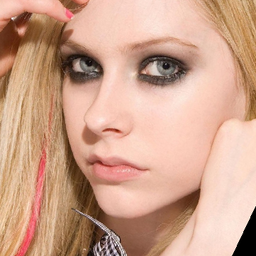
#> input picture girl.png, 256 x 256 px, shrunk from 361 x 361 before the run
$ jupyter execute HW2_filters-in-spatial-domain.ipynb   (shell and % lines are left out)
#> lines starting #> are read from the running program, lines starting #| are printed output that depends on the picture
[cell 1]
import numpy as np
import cv2
import matplotlib.pyplot as plt

[cell 2]
img = cv2.imread('girl.png', 0)
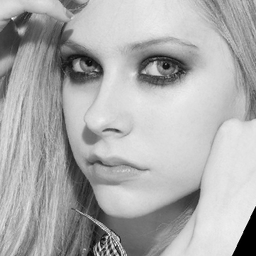
#> img: shape (256, 256); min 0, max 255, mean 172.3
_ = plt.imshow(img, cmap='gray')

[cell 3]
img.shape
#> Out = (256, 256)

[cell 4]
img = img.astype(np.float32)

[cell 5]
_ = plt.hist(img.ravel(), 256, [0, 256])
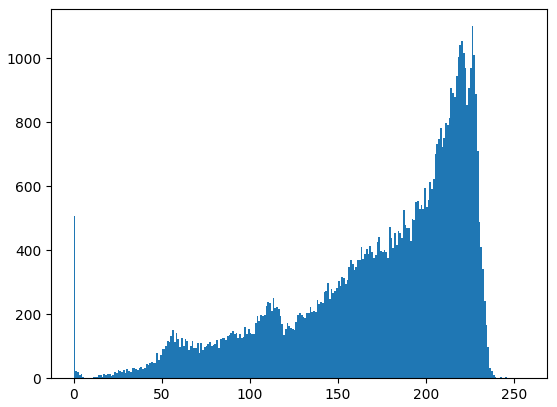
#> figure drawn by matplotlib, 1 panel; tallest bar 1101 high, from x = 226 to 227

[cell 6]
class Filter:
    # padding has 2 values: 'valid' (image's dimenstions are cut off), 'same' (the image's dimensions remain)
    # dimension of image: N x M
    # dimension of kernel: ksize x ksize and ksize is an odd number
    def __init__(self, img, ksize=3, padding='valid'):
#> called with ksize = 5, padding = 'same'
        self.ksize = ksize
        N = img.shape[0]
#> N = 256
        M = img.shape[1]
#> M = 256
        if padding == 'same':
            self.img_filtered = np.zeros_like(img)
            self.img_pad = np.pad(img.copy(), ksize//2)
        if padding == 'valid':
            self.img_filtered = np.zeros((N-ksize+1, M-ksize+1))
            self.img_pad = img.copy()

    # Convolution spatial filters
    def Convolution(self, kernel):
        img_filtered = self.img_filtered.copy()
        img_pad = self.img_pad.copy()
        for i in range(self.img_filtered.shape[0]):
            for j in range(self.img_filtered.shape[1]):
                img_filtered[i, j] = (kernel * img_pad[i:i+self.ksize, j:j+self.ksize]).sum()
        return img_filtered

    # Nonlinear filters
    def Nonlinear(self, name='median'): # name can be: 'median', 'max', 'min'
        img_filtered = self.img_filtered.copy()
        img_pad = self.img_pad.copy()
        for i in range(self.img_filtered.shape[0]):
            for j in range(self.img_filtered.shape[1]):
                if name == 'median':
                    img_filtered[i, j] = np.median(img_pad[i:i+self.ksize, j:j+self.ksize])
                if name == 'max':
                    img_filtered[i, j] = np.max(img_pad[i:i+self.ksize, j:j+self.ksize])
                if name == 'min':
                    img_filtered[i, j] = np.min(img_pad[i:i+self.ksize, j:j+self.ksize])
        return img_filtered

# With zero padding
When using built-in functions of Opencv, we will have different values at the boundary due to Opencv's padding being not zero padding.

[cell 7]
filter_5 = Filter(img, ksize=5, padding='same')
filter_7 = Filter(img, ksize=7, padding='same')
filter_3 = Filter(img, ksize=3, padding='same')
# Averaging filter
Average_kernel_5 = 1/(5*5) * np.ones((5, 5))
Average_img_5 = filter_5.Convolution(Average_kernel_5)
Average_kernel_7 = 1/(7*7) * np.ones((7, 7))
Average_img_7 = filter_7.Convolution(Average_kernel_7)
Average_kernel_3 = 1/(3*3) * np.ones((3, 3))
Average_img_3 = filter_3.Convolution(Average_kernel_3)
plt.figure(figsize=(20, 5))
plt.subplot(1, 4, 1)
plt.axis('off')
plt.title('Original')
_ = plt.imshow(img, cmap='gray')
plt.subplot(1, 4, 2)
plt.axis('off')
plt.title('ksize=3')
_ = plt.imshow(Average_img_3, cmap='gray')
plt.subplot(1, 4, 3)
plt.axis('off')
plt.title('ksize=5')
_ = plt.imshow(Average_img_5, cmap='gray')
plt.subplot(1, 4, 4)
plt.axis('off')
plt.title('ksize=7')
_ = plt.imshow(Average_img_7, cmap='gray')

The larger the kernel's size is, the blurrer the image becomes.

[cell 8]
# Opencv average filter
cv_average_img_3 = cv2.filter2D(src=img, ddepth=-1, kernel=Average_kernel_3)
cv_average_img_5 = cv2.filter2D(src=img, ddepth=-1, kernel=Average_kernel_5)
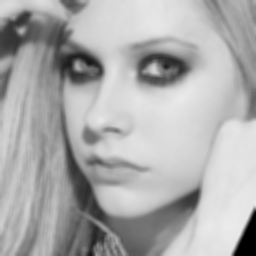
#> cv_average_img_5: shape (256, 256) float32; min 0, max 235.5, mean 172.3
cv_average_img_7 = cv2.filter2D(src=img, ddepth=-1, kernel=Average_kernel_7)
plt.figure(figsize=(20, 5))
plt.subplot(1, 4, 1)
plt.axis('off')
plt.title('Original')
_ = plt.imshow(img, cmap='gray')
plt.subplot(1, 4, 2)
plt.axis('off')
plt.title('cv_ksize=3')
_ = plt.imshow(cv_average_img_3, cmap='gray')
plt.subplot(1, 4, 3)
plt.axis('off')
plt.title('cv_ksize=5')
_ = plt.imshow(cv_average_img_5, cmap='gray')
plt.subplot(1, 4, 4)
plt.axis('off')
plt.title('cv_ksize=7')
_ = plt.imshow(cv_average_img_7, cmap='gray')

[cell 9]
# Weighted avarage filter
Weighted_avarage_kernel_3 = np.array([[1, 2, 1], [2, 4, 2], [1, 2, 1]]) * 1/16
Weighted_avarage_img_3  = filter_3.Convolution(Weighted_avarage_kernel_3)
a = np.array([[0.5, 0.5, 2, 0.5, 0.5]])
b = np.array([[1, 1, 4, 1, 1]])
Weighted_avarage_kernel_5 = np.vstack([a, a, b, a, a]) * 1/24
Weighted_avarage_img_5  = filter_5.Convolution(Weighted_avarage_kernel_5)
plt.figure(figsize=(15, 5))
plt.subplot(1, 3, 1)
plt.axis('off')
plt.title('Original')
_ = plt.imshow(img, cmap='gray')
plt.subplot(1, 3, 2)
plt.axis('off')
plt.title('ksize=3')
_ = plt.imshow(Weighted_avarage_img_3, cmap='gray')
plt.subplot(1, 3, 3)
plt.axis('off')
plt.title('ksize=5')
_ = plt.imshow(Weighted_avarage_img_5, cmap='gray')

The weighted average image is not as blur as the average image of the same kernel size.

[cell 10]
# Opencv weighted avarage filter
cv_weighted_average_img_3 = cv2.filter2D(src=img, ddepth=-1, kernel=Weighted_avarage_kernel_3)
cv_weighted_average_img_5 = cv2.filter2D(src=img, ddepth=-1, kernel=Weighted_avarage_kernel_5)
plt.figure(figsize=(15, 5))
plt.subplot(1, 3, 1)
plt.axis('off')
plt.title('Original')
_ = plt.imshow(img, cmap='gray')
plt.subplot(1, 3, 2)
plt.axis('off')
plt.title('ksize=3')
_ = plt.imshow(cv_weighted_average_img_3, cmap='gray')
plt.subplot(1, 3, 3)
plt.axis('off')
plt.title('ksize=5')
_ = plt.imshow(cv_weighted_average_img_5, cmap='gray')

[cell 11]
# median filter
filter_11 = Filter(img, ksize=11, padding='same')
#> call 4 of __init__, with ksize = 11, padding = 'same'
#> in __init__ (call 4), `self.img_pad = np.pad(img.copy(), ksize//2)`:
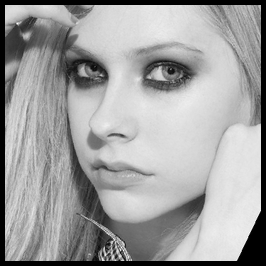
#> self.img_pad: shape (266, 266) float32; min 0, max 255, mean 159.6
median_img_7 = filter_7.Nonlinear('median')
median_img_11 = filter_11.Nonlinear('median')
cv_median_img_7 = cv2.medianBlur(img.astype(np.uint8), 7)
cv_median_img_11 = cv2.medianBlur(img.astype(np.uint8), 11)
plt.figure(figsize=(10, 20))
plt.subplot(3, 2, 1)
plt.axis('off')
plt.title('Original')
_ = plt.imshow(img, cmap='gray')
plt.subplot(3, 2, 3)
plt.axis('off')
plt.title('ksize=7')
_ = plt.imshow(median_img_7, cmap='gray')
plt.subplot(3, 2, 4)
plt.axis('off')
plt.title('ksize=11')
_ = plt.imshow(median_img_11, cmap='gray')
plt.subplot(3, 2, 5)
plt.axis('off')
plt.title('cv_ksize=7')
_ = plt.imshow(cv_median_img_7, cmap='gray')
plt.subplot(3, 2, 6)
plt.axis('off')
plt.title('cv_ksize=11')
_ = plt.imshow(cv_median_img_11, cmap='gray')

[cell 12]
# min, max filter
min_img_7 = filter_7.Nonlinear('min')
min_img_5 = filter_5.Nonlinear('min')
max_img_7 = filter_7.Nonlinear('max')
max_img_5 = filter_5.Nonlinear('max')
plt.figure(figsize=(20, 5))
plt.subplot(1, 4, 1)
plt.axis('off')
plt.title('min_ksize=5')
_ = plt.imshow(min_img_5, cmap='gray')
plt.subplot(1, 4, 2)
plt.axis('off')
plt.title('min_ksize=7')
_ = plt.imshow(min_img_7, cmap='gray')
plt.subplot(1, 4, 3)
plt.axis('off')
plt.title('max_ksize=5')
_ = plt.imshow(max_img_5, cmap='gray')
plt.subplot(1, 4, 4)
plt.axis('off')
plt.title('max_ksize=7')
_ = plt.imshow(max_img_7, cmap='gray')

[cell 13]
# Laplacian filter
Laplacian_kernel_a = np.array([[0, 1, 0], [1, -4, 1], [0, 1, 0]])
Laplacian_kernel_b = np.array([[1, 1, 1], [1, -8, 1], [1, 1, 1]])
Laplacian_kernel_c = -Laplacian_kernel_a
Laplacian_kernel_d = -Laplacian_kernel_b

[cell 14]
Lap_img_a = filter_3.Convolution(Laplacian_kernel_a)
Lap_img_b = filter_3.Convolution(Laplacian_kernel_b)
Lap_img_c = filter_3.Convolution(Laplacian_kernel_c)
Lap_img_d = filter_3.Convolution(Laplacian_kernel_d)
plt.figure(figsize=(20, 5))
plt.subplot(1, 4, 1)
plt.axis('off')
plt.title('Lap_kernel_a')
_ = plt.imshow(Lap_img_a, cmap='gray')
plt.subplot(1, 4, 2)
plt.axis('off')
plt.title('Lap_kernel_b')
_ = plt.imshow(Lap_img_b, cmap='gray')
plt.subplot(1, 4, 3)
plt.axis('off')
plt.title('Lap_img_c')
_ = plt.imshow(Lap_img_c, cmap='gray')
plt.subplot(1, 4, 4)
plt.axis('off')
plt.title('Lap_img_d')
_ = plt.imshow(Lap_img_d, cmap='gray')

We cannot see the details easily here. This is may be because of noise. So, we should first perform noise reduction by applying one average filter.

[cell 15]
filter_3_blur = Filter(Average_img_3, ksize=3, padding='valid')
Lap_img_blur_a = filter_3_blur.Convolution(Laplacian_kernel_a)
#> after the loop in Convolution (call 10), `for i in range(self.img_filtered.shape[0]):`:
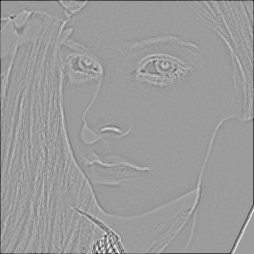
#> img_filtered: shape (254, 254) float64; min -137.8, max 87.44, mean -0.8; drawn with min black and max white
Lap_img_blur_b = filter_3_blur.Convolution(Laplacian_kernel_b)
Lap_img_blur_c = filter_3_blur.Convolution(Laplacian_kernel_c)
#> after the loop in Convolution (call 12), `for i in range(self.img_filtered.shape[0]):`:
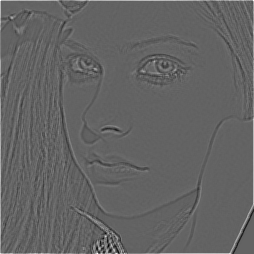
#> img_filtered: shape (254, 254) float64; min -87.44, max 137.8, mean 0.8; drawn with min black and max white
Lap_img_blur_d = filter_3_blur.Convolution(Laplacian_kernel_d)
plt.figure(figsize=(20, 5))
plt.subplot(1, 4, 1)
plt.axis('off')
plt.title('Lap_kernel_a')
_ = plt.imshow(Lap_img_blur_a, cmap='gray')
plt.subplot(1, 4, 2)
plt.axis('off')
plt.title('Lap_kernel_b')
_ = plt.imshow(Lap_img_blur_b, cmap='gray')
plt.subplot(1, 4, 3)
plt.axis('off')
plt.title('Lap_img_c')
_ = plt.imshow(Lap_img_blur_c, cmap='gray')
plt.subplot(1, 4, 4)
plt.axis('off')
plt.title('Lap_img_d')
_ = plt.imshow(Lap_img_blur_d, cmap='gray')

The details are much more clearer.

[cell 16]
# Opencv Laplacian
cv_Lap = cv2.Laplacian(Average_img_3, -1)
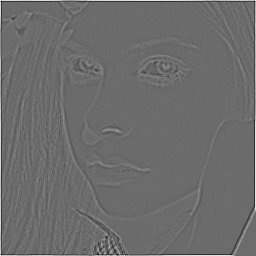
#> cv_Lap: shape (256, 256) float32; min -137.8, max 187.3, mean 0.8; drawn with min black and max white
plt.axis('off')
plt.title('cv_Lap')
_ = plt.imshow(cv_Lap, cmap='gray')

[cell 17]
# Laplacian + Addition
Laplacian_addition_a = np.array([[0, -1, 0], [-1, 5, -1], [0, -1, 0]])
Laplacian_addition_b = np.array([[-1, -1, -1], [-1, 9, -1], [-1, -1, -1]])
Lap_addition_img_a = filter_3.Convolution(Laplacian_addition_a)
#> after the loop in Convolution (call 14), `for i in range(self.img_filtered.shape[0]):`:
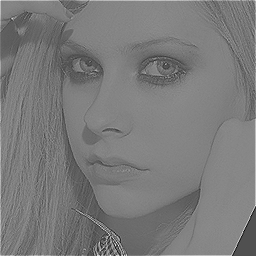
#> img_filtered: shape (256, 256) float32; min -334, max 723, mean 174.8; drawn with min black and max white
Lap_addition_img_b = filter_3.Convolution(Laplacian_addition_b)
plt.figure(figsize=(20, 5))
plt.subplot(1, 4, 1)
plt.axis('off')
plt.title('Lap_kernel_a')
_ = plt.imshow(Lap_addition_img_a, cmap='gray')
plt.subplot(1, 4, 2)
plt.axis('off')
plt.title('Lap_kernel_b')
_ = plt.imshow(Lap_addition_img_b, cmap='gray')

[cell 18]
# Perform noise reduction + Laplacian + Addition
Lap_addition_imgblur_a = filter_3_blur.Convolution(Laplacian_addition_a)
#> after the loop in Convolution (call 16), `for i in range(self.img_filtered.shape[0]):`:
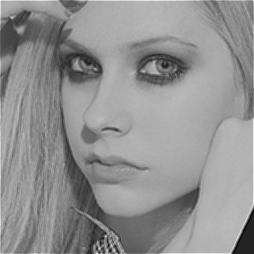
#> img_filtered: shape (254, 254) float64; min -57.22, max 347.6, mean 173.4; drawn with min black and max white
Lap_addition_imgblur_b = filter_3_blur.Convolution(Laplacian_addition_b)
#> after the loop in Convolution (call 17), `for i in range(self.img_filtered.shape[0]):`:
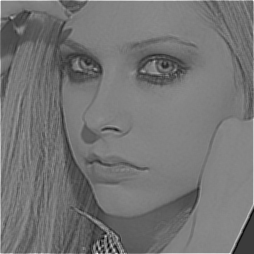
#> img_filtered: shape (254, 254) float64; min -183.7, max 600.8, mean 175.1; drawn with min black and max white
plt.figure(figsize=(20, 5))
plt.subplot(1, 4, 1)
plt.axis('off')
plt.title('Lap_kernel_a')
_ = plt.imshow(Lap_addition_imgblur_a, cmap='gray')
plt.subplot(1, 4, 2)
plt.axis('off')
plt.title('Lap_kernel_b')
_ = plt.imshow(Lap_addition_imgblur_b, cmap='gray')

[cell 19]
# Unsharp masking
img1 = img.copy()
blurred_img1 = cv2.filter2D(src=img1, ddepth=-1, kernel=Average_kernel_7)
img2 = (img1 - blurred_img1)
plt.figure(figsize=(20, 5))
plt.subplot(1, 4, 1)
plt.axis('off')
plt.title('Original')
_ = plt.imshow(img1, cmap='gray')
plt.subplot(1, 4, 2)
plt.axis('off')
plt.title('Unsharp_masking')
_ = plt.imshow(img2, cmap='gray')

[cell 20]
# High_boost filter
A = 1.7
High_boost_a = np.array([[0, -1, 0], [-1, A+4, -1], [0, -1, 0]])
High_boost_b = np.array([[-1, -1, -1], [-1, A+8, -1], [-1, -1, -1]])
High_boost_img_a = cv2.filter2D(src=img, ddepth=-1, kernel=High_boost_a)
High_boost_img_b = cv2.filter2D(src=img, ddepth=-1, kernel=High_boost_b)
plt.figure(figsize=(20, 5))
plt.subplot(1, 4, 1)
plt.axis('off')
plt.title('High_boost_img_a')
_ = plt.imshow(High_boost_img_a, cmap='gray')
plt.subplot(1, 4, 2)
plt.axis('off')
plt.title('High_boost_img_b')
_ = plt.imshow(High_boost_img_b, cmap='gray')

[cell 21]
# Sobel
Sx = np.array([[-1, -2, -1], [0, 0, 0], [1, 2, 1]])
Sy = Sx.T
# Blur the image using GaussianBlur to reduce noise
img_blur = cv2.GaussianBlur(img, (5, 5), 0)

filter_detect = Filter(img_blur, ksize=3, padding='valid')
# Sobel operators
Gx = filter_detect.Convolution(Sx)
Gy = filter_detect.Convolution(Sy)
# Gradient magnitude
G = np.abs(Gx) + np.abs(Gy)

plt.figure(figsize=(20, 5))
plt.subplot(1, 4, 1)
plt.axis('off')
plt.title('Horizontal_edge')
_ = plt.imshow(Gx, cmap='gray')
plt.subplot(1, 4, 2)
plt.axis('off')
plt.title('Vertical_edge')
_ = plt.imshow(Gy, cmap='gray')
plt.subplot(1, 4, 3)
plt.axis('off')
plt.title('Gradient_magnitude')
_ = plt.imshow(G, cmap='gray')

[cell 22]
# OpenCv sobel
gX = cv2.Sobel(img_blur, ddepth=-1, dx=0, dy=1, ksize=3)
gY = cv2.Sobel(img_blur, ddepth=-1, dx=1, dy=0, ksize=3)
g = np.abs(gX) + np.abs(gY)
plt.figure(figsize=(20, 5))
plt.subplot(1, 4, 1)
plt.axis('off')
plt.title('cv_Horizontal_edge')
_ = plt.imshow(gX, cmap='gray')
plt.subplot(1, 4, 2)
plt.axis('off')
plt.title('cv_Vertical_edge')
_ = plt.imshow(gY, cmap='gray')
plt.subplot(1, 4, 3)
plt.axis('off')
plt.title('cv_Gradient_magnitude')
_ = plt.imshow(g, cmap='gray')

The results of opencv's sobel verison are not much different from ours.

[cell 23]
# Robert
Rx = np.array([[0, 0, 0], [0, -1, 0], [0, 0, 1]])
Ry = np.array([[0, 0, 0], [0, 0, -1], [0, 1, 0]])
# Sobel operators
Gx = filter_detect.Convolution(Rx)
Gy = filter_detect.Convolution(Ry)
